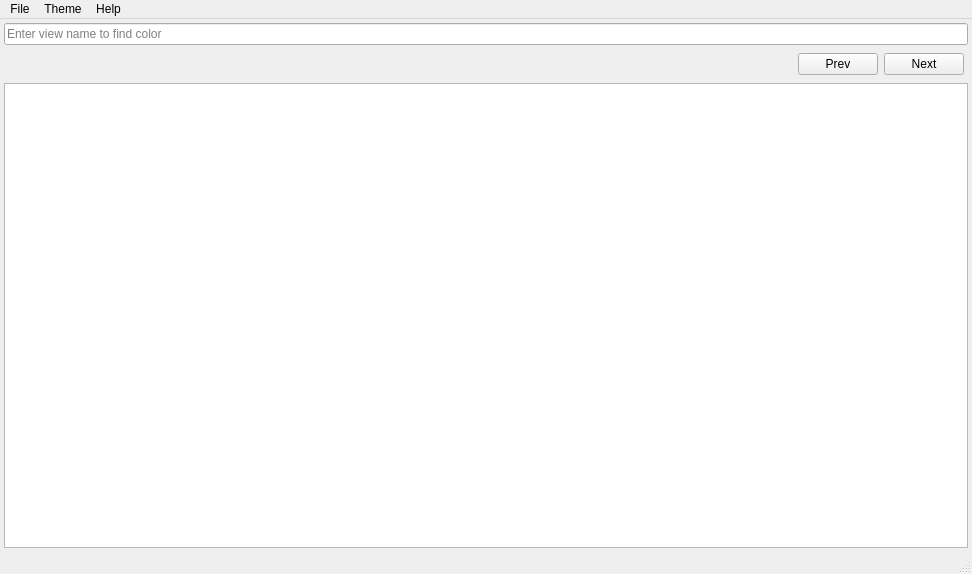
<?xml version="1.0" encoding="UTF-8"?>
<ui version="4.0">
 <class>MainWindow</class>
 <widget class="QMainWindow" name="MainWindow">
  <property name="geometry">
   <rect>
    <x>0</x>
    <y>0</y>
    <width>972</width>
    <height>574</height>
   </rect>
  </property>
  <property name="windowTitle">
   <string>Telegram Theme Maker</string>
  </property>
  <widget class="QWidget" name="centralWidget">
   <layout class="QVBoxLayout" name="verticalLayout">
    <property name="spacing">
     <number>4</number>
    </property>
    <property name="leftMargin">
     <number>4</number>
    </property>
    <property name="topMargin">
     <number>4</number>
    </property>
    <property name="rightMargin">
     <number>4</number>
    </property>
    <property name="bottomMargin">
     <number>4</number>
    </property>
    <item>
     <widget class="QLineEdit" name="lineEditSearch">
      <property name="placeholderText">
       <string>Enter view name to find color</string>
      </property>
     </widget>
    </item>
    <item>
     <layout class="QHBoxLayout" name="horizontalLayout">
      <property name="leftMargin">
       <number>4</number>
      </property>
      <property name="topMargin">
       <number>4</number>
      </property>
      <property name="rightMargin">
       <number>4</number>
      </property>
      <property name="bottomMargin">
       <number>4</number>
      </property>
      <item>
       <widget class="QLabel" name="labelFinded">
        <property name="maximumSize">
         <size>
          <width>16777215</width>
          <height>30</height>
         </size>
        </property>
        <property name="text">
         <string/>
        </property>
        <property name="textFormat">
         <enum>Qt::PlainText</enum>
        </property>
       </widget>
      </item>
      <item>
       <widget class="QPushButton" name="pushButtonPrev">
        <property name="sizePolicy">
         <sizepolicy hsizetype="Fixed" vsizetype="Fixed">
          <horstretch>0</horstretch>
          <verstretch>0</verstretch>
         </sizepolicy>
        </property>
        <property name="maximumSize">
         <size>
          <width>16777215</width>
          <height>30</height>
         </size>
        </property>
        <property name="baseSize">
         <size>
          <width>0</width>
          <height>0</height>
         </size>
        </property>
        <property name="text">
         <string>Prev</string>
        </property>
       </widget>
      </item>
      <item>
       <widget class="QPushButton" name="pushButtonNext">
        <property name="sizePolicy">
         <sizepolicy hsizetype="Fixed" vsizetype="Fixed">
          <horstretch>0</horstretch>
          <verstretch>0</verstretch>
         </sizepolicy>
        </property>
        <property name="maximumSize">
         <size>
          <width>16777215</width>
          <height>30</height>
         </size>
        </property>
        <property name="text">
         <string>Next</string>
        </property>
       </widget>
      </item>
     </layout>
    </item>
    <item>
     <widget class="QTableView" name="tableViewColors">
      <attribute name="verticalHeaderDefaultSectionSize">
       <number>70</number>
      </attribute>
      <attribute name="verticalHeaderMinimumSectionSize">
       <number>70</number>
      </attribute>
     </widget>
    </item>
   </layout>
  </widget>
  <widget class="QMenuBar" name="menuBar">
   <property name="geometry">
    <rect>
     <x>0</x>
     <y>0</y>
     <width>972</width>
     <height>31</height>
    </rect>
   </property>
   <widget class="QMenu" name="menuFile">
    <property name="title">
     <string>File</string>
    </property>
    <addaction name="actionOpen"/>
    <addaction name="actionSave"/>
    <addaction name="actionSaveAs"/>
    <addaction name="actionExit"/>
   </widget>
   <widget class="QMenu" name="menuTheme">
    <property name="title">
     <string>Theme</string>
    </property>
    <addaction name="actionSelectWallpaper"/>
   </widget>
   <widget class="QMenu" name="menuAbout">
    <property name="title">
     <string>Help</string>
    </property>
    <addaction name="actionAbout"/>
   </widget>
   <addaction name="menuFile"/>
   <addaction name="menuTheme"/>
   <addaction name="menuAbout"/>
  </widget>
  <widget class="QStatusBar" name="statusBar"/>
  <action name="actionOpen">
   <property name="text">
    <string>Open ...</string>
   </property>
   <property name="shortcut">
    <string notr="true">Ctrl+O</string>
   </property>
   <property name="shortcutContext">
    <enum>Qt::ApplicationShortcut</enum>
   </property>
  </action>
  <action name="actionSaveAs">
   <property name="text">
    <string>Save As ...</string>
   </property>
  </action>
  <action name="actionApplyFilter">
   <property name="checkable">
    <bool>true</bool>
   </property>
   <property name="checked">
    <bool>true</bool>
   </property>
   <property name="text">
    <string>Apply filter</string>
   </property>
  </action>
  <action name="actionSave">
   <property name="text">
    <string>Save</string>
   </property>
   <property name="shortcut">
    <string notr="true">Ctrl+S</string>
   </property>
  </action>
  <action name="actionExit">
   <property name="text">
    <string>Exit</string>
   </property>
  </action>
  <action name="actionSelectWallpaper">
   <property name="text">
    <string>Select Wallpaper ...</string>
   </property>
  </action>
  <action name="actionAbout">
   <property name="text">
    <string>About</string>
   </property>
  </action>
 </widget>
 <layoutdefault spacing="6" margin="11"/>
 <resources/>
 <connections>
  <connection>
   <sender>actionExit</sender>
   <signal>triggered()</signal>
   <receiver>MainWindow</receiver>
   <slot>close()</slot>
   <hints>
    <hint type="sourcelabel">
     <x>-1</x>
     <y>-1</y>
    </hint>
    <hint type="destinationlabel">
     <x>485</x>
     <y>286</y>
    </hint>
   </hints>
  </connection>
 </connections>
</ui>
